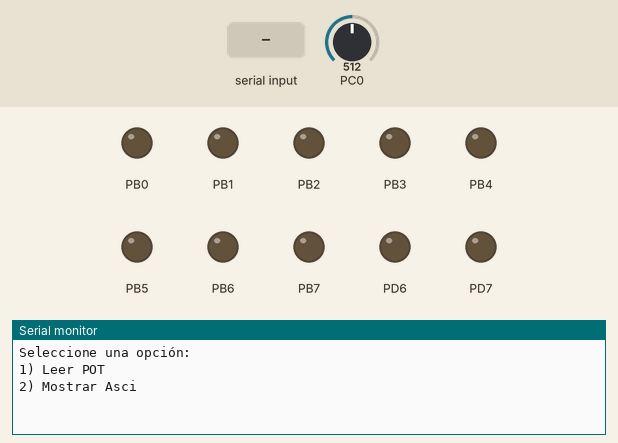
Recording of a program running on a simulated ATmega328P, built with avr-gcc and emulated at 16 MHz. Parts: output pins drawn as LEDs (lit = HIGH), the last lines printed to the serial monitor. Inputs (shaded band) come from the test bench; at power-on: PC0 = 512.

Above: at 1.2 s.
1.3 s: "1\n" received over Serial
2.8 s: byte 50 (50) received over Serial
At 4.0 s:
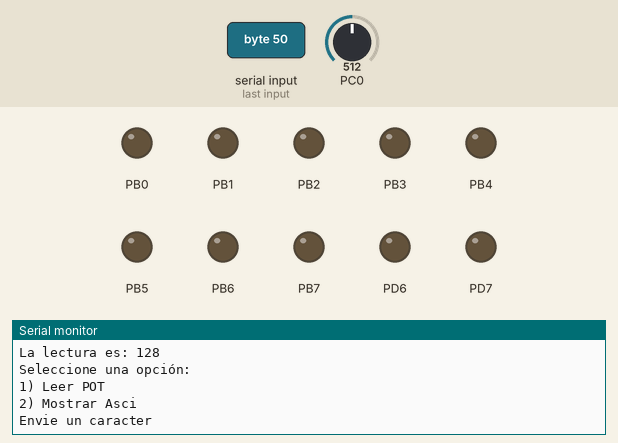
4.3 s: byte 49 (49) received over Serial
At 5.5 s:
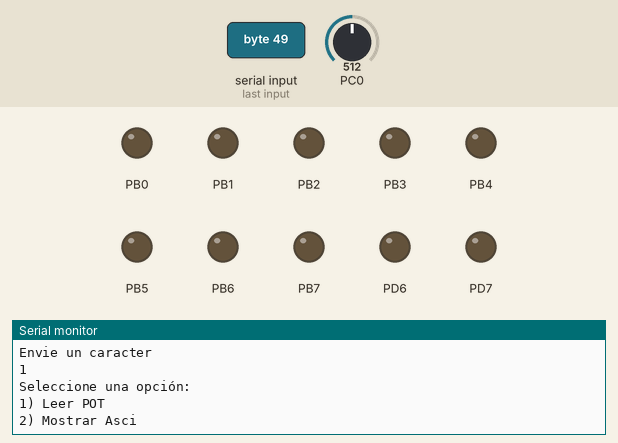

The program:

main.c
```c
/*
 * LAB04_ADC.c
 *
 * Created: 24/04/2025
 * Author : Juan Rodriguez
	Laboratorio 6
	comunicación serial UART
 */

/*********Librerias*********/
#define F_CPU 16000000UL
#include <avr/io.h>
#include <avr/interrupt.h>
#include <stdio.h>
#include "ADC_init/ADC_init.h"

uint8_t mask_data = 1;
char valor_ADC[30];
char dato;

/*********Librerias*********/
void setup(void);
void initUART(void);
void write(char texto);
void writeString(char* texto);

/*********Prototipos de funciones*********/

/*********Prototipos de funciones*********/


/*********main*********/
int main(void)
{
    setup();
    while (1)
    {
		if (mask_data==1){
			mask_data=0;
			writeString("Seleccione una opción:\n");
			writeString("1) Leer POT\n");
			writeString("2) Mostrar Asci\n");
			writeString("\n");
		}
		else if (mask_data==3){
			mask_data=1;
			write(dato);
			writeString("\n");
			writeString("\n");
		}


    }
}


/*********Subrutinas NON Interrupts*********/
void setup(void){
	cli();
	initUART();
	ADC_init(1, 5, 0, 1, 128);
	sei();
}

void initUART(void){
	//Configurar los pines PD1 Tx y PD0 Rx
	DDRD=0;
	DDRD |= (1<<PORTD1)|(1<<PORTD7)|(1<<PORTD6);	//PD1 única salida
	PORTD= 0;
	UCSR0A = 0;		//No se utiliza doble speed.
	UCSR0B = 0;
	UCSR0B |= (1<<RXCIE0)|(1<<RXEN0)|(1<<TXEN0);  //Habilitamos interrupciones al recibir, habilitar recepción y transmisión
	UCSR0C = 0;
	UCSR0C |= (1<<UCSZ00)|(1<<UCSZ01);	//Asincrono, deshabilitado el bit de paridad, un stop bit, 8 bits de datos.
	UBRR0=103;	//UBBRR0=103; -> 9600 con frecuencia de 16MHz

	//Configuración de PORTB
	DDRB =0;
	DDRB |= 0xFF; //PORTB como salida
	PORTB =0;


}

void write(char texto){
	while ((UCSR0A & (1<<UDRIE0))==0);	//Esperamos a que el registro de datos de USART este vacío
	UDR0= texto;
}

void writeString(char* texto){
	for(uint8_t i = 0; *(texto+i) !='\0'; i++)
	{
		write(*(texto+i));
	}

}


/*********Subrutinas Interrupts*********/
ISR(USART_RX_vect) {
	if (mask_data==2){
		dato=50;
	}
	else{
		dato = UDR0;
	}


	switch (dato){
		case 49:
		writeString(valor_ADC);
		writeString("\n");
		mask_data=1;
		break;
		case 50:

		if (mask_data==2){
			dato = UDR0;
			mask_data=3;
		}
		else{
			writeString("Envie un caracter\n");
			mask_data=2;
		}

		break;
		default:
		mask_data=1;
		break;
	}

	/*
	write(dato);
	mask_data = (dato & 0b00111111);	//Limpiamos los bits mas significativos
	PORTB = mask_data;

	mask_data = (dato & 0b11000000);	//dejamos los bits mas significativos

	PORTD &= (0b00111111);				//Limpiamos los bits mas significativos del Puerto D
	PORTD |= mask_data;					//Cargamos el nuevo valor
	*/
}

ISR (ADC_vect){
	sprintf(valor_ADC, "La lectura es: %d\n", ADCH);	//Guardo temporalmente el valor del adc como cadena
	ADC_init(1, 5, 0, 1, 128); //releer
}
```

ADC_init.c
```c
/*
 * CFile1.c
 *
 * Created: 4/21/2025 1:14:02 AM
 *  Author: juana
 */

#define F_CPU 16000000

#include <avr/io.h>
#include <avr/interrupt.h>
#include <util/delay.h>
#include <stdint.h>

void ADC_init(uint8_t justi, uint8_t V_ref, uint8_t canal, uint8_t interrupt, uint8_t prescaler){
	ADMUX = 0;
	if (!justi){
		ADMUX &= ~(1<<ADLAR);
	}
	else {
		ADMUX |= (1<<ADLAR);	//justificación a la izquierda
	}

	switch (V_ref){
		case 1:
		ADMUX |= (1<<REFS0)|(1<<REFS1);
		break;
		case 5:
		ADMUX |= (1<<REFS0);	//5V
		default:
		break;
	}

	switch(canal){
		case 0:
		break;
		case 1:
		ADMUX |= (1<<MUX0);
		break;
		case 2:
		ADMUX |= (1<<MUX1);
		break;
		case 3:
		ADMUX |= (1<<MUX0)|(1<<MUX1);
		break;
		case 4:
		ADMUX |= (1<<MUX2);
		break;
		case 5:
		ADMUX |= (1<<MUX0)|(1<<MUX2);
		break;
		case 6:
		ADMUX |= (1<<MUX2)|(1<<MUX1);
		break;
		case 7:
		ADMUX |= (1<<MUX0)|(1<<MUX1)|(1<<MUX2);
		break;
		default:
		ADMUX |= (1<<MUX2)|(1<<MUX1);
		break;
	}

	ADCSRA = 0;
	if (!interrupt){
		ADCSRA &= ~(1<<ADIE);
	}
	else {
		ADCSRA |= (1<<ADIE);	//	Habilitar interrupciones
	}

	switch (prescaler){
		case 2:
		break;
		case 4:
		ADCSRA |= (1<<ADPS1);
		break;
		case 8:
		ADCSRA |= (1<<ADPS1)|(1<<ADPS0);
		break;
		case 16:
		ADCSRA |= (1<<ADPS2);
		break;
		case 32:
		ADCSRA |= (1<<ADPS2)| (1<<ADPS0);
		break;
		case 64:
		ADCSRA |= (1<<ADPS1) |(1<<ADPS2);
		break;
		case 128:
		ADCSRA |= (1<<ADPS1)|(1<<ADPS0)|(1<<ADPS2);
		break;
		default:
		ADCSRA |= (1<<ADPS1)|(1<<ADPS0)|(1<<ADPS2);
		break;
	}


	//ADCSRA |= (1<<ADIE)|(1<<ADPS2)|(1<<ADPS1)|(1<<ADPS0); //Interrupciones - Prescaler 128
	ADCSRA |= (1<<ADEN)|(1<<ADSC); //Habilitar ADC e iniciar conversión
}
```

ADC_init.h
```c
/*
 * IncFile1.h
 *
 * Created: 4/21/2025 1:13:45 AM
 *  Author: juana
 */

//Libreria para configurar el ADC en modo free running --> ADATE=0.
#ifndef ADC_init_H_
#define ADC_init_H_

void ADC_init (uint8_t justi, uint8_t V_ref, uint8_t canal, uint8_t interrupt, uint8_t prescaler);


#endif /*ADC_init_H_*/
```

Measured:
- after the input at 2.8 s, the serial monitor: prints a new line at once (image 1)
- after the input at 4.3 s, the serial monitor: prints a new line at once (image 2)
